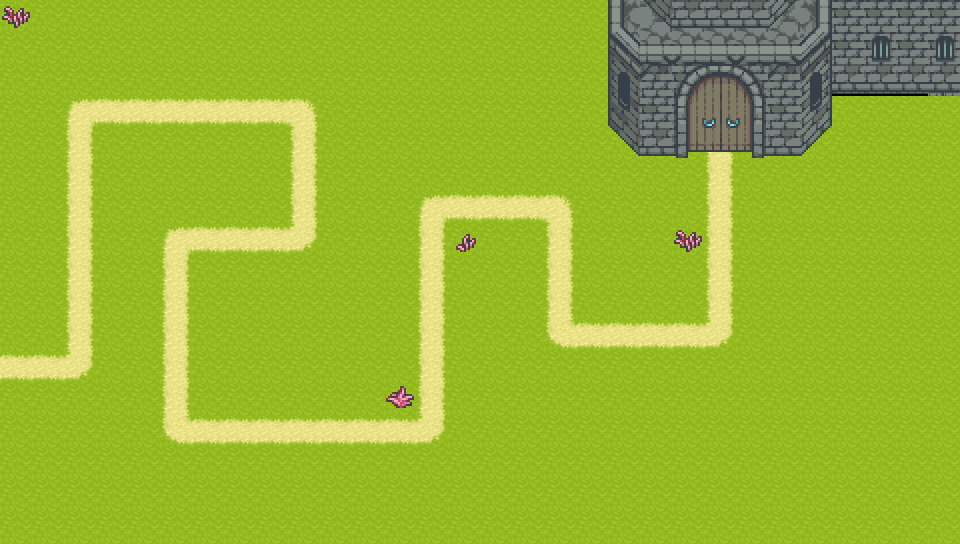

This is a level from a 2D game, rendered from its Tiled map with the project's own tilesets. A one-line summary and the complete map file follow:
An orthogonal 30x17 tile map with 32x32 px tiles, 5 tile layers (Tile Layer 4, Tile Layer 2, Tile Layer 3, Tile Layer 1, ...), 6 tilesets.

<map version="1.4" tiledversion="1.4.3" orientation="orthogonal" renderorder="right-down" width="30" height="17" tilewidth="32" tileheight="32" infinite="0" nextlayerid="6" nextobjectid="1">
 <tileset firstgid="1" source="../[A]Grass1-Grass2_pipo.tsx" />
 <tileset firstgid="49" source="../tf_dd_B_1.tsx" />
 <tileset firstgid="113" source="../tf_dd_B_2.tsx" />
 <tileset firstgid="369" source="../tf_dd_B_3.tsx" />
 <tileset firstgid="945" source="../[A]Grass1-Dirt3_pipo.tsx" />
 <tileset firstgid="993" source="../[A]Grass1_pipo.tsx" />
 <layer id="4" name="Tile Layer 4" width="30" height="17">
  <data encoding="csv">
0,0,0,0,0,0,0,0,0,0,0,0,0,0,0,0,0,0,0,0,0,0,0,0,0,0,0,0,0,0,
0,0,0,0,0,0,0,0,0,0,0,0,0,0,0,0,0,0,0,0,0,0,0,0,0,0,0,0,0,0,
0,0,0,0,0,0,0,0,0,0,0,0,0,0,0,0,0,0,0,0,0,0,0,0,0,0,0,0,0,0,
0,0,0,0,0,0,0,0,0,0,0,0,0,0,0,0,0,0,0,0,0,0,0,0,0,0,0,0,0,0,
0,0,0,0,0,0,0,0,0,0,0,0,0,0,0,0,0,0,0,0,0,0,0,0,0,0,0,0,0,0,
0,0,0,0,0,0,0,0,0,0,0,0,0,0,0,0,0,0,0,0,0,0,0,0,0,0,0,0,0,0,
0,0,0,0,0,0,0,0,0,0,0,0,0,0,0,0,0,0,0,0,0,0,0,0,0,0,0,0,0,0,
0,0,0,0,0,0,0,0,0,0,0,0,0,0,0,0,0,0,0,0,0,0,0,0,0,0,0,0,0,0,
0,0,0,0,0,0,0,0,0,0,0,0,0,0,0,0,0,0,0,0,0,0,0,0,0,0,0,0,0,0,
0,0,0,0,0,0,0,0,0,0,0,0,0,0,0,0,0,0,0,0,0,0,0,0,0,0,0,0,0,0,
0,0,0,0,0,0,0,0,0,0,0,0,0,0,0,0,0,0,0,0,0,0,0,0,0,0,0,0,0,0,
0,0,0,0,0,0,0,0,0,0,0,0,0,0,0,0,0,0,0,0,0,0,0,0,0,0,0,0,0,0,
0,0,0,0,0,0,0,0,0,0,0,0,0,0,0,0,0,0,0,0,0,0,0,0,0,0,0,0,0,0,
0,0,0,0,0,0,0,0,0,0,0,0,0,0,0,0,0,0,0,0,0,0,0,0,0,0,0,0,0,0,
0,0,0,0,0,0,0,0,0,0,0,0,0,0,0,0,0,0,0,0,0,0,0,0,0,0,0,0,0,0,
0,0,0,0,0,0,0,0,0,0,0,0,0,0,0,0,0,0,0,0,0,0,0,0,0,0,0,0,0,0,
0,0,0,0,0,0,0,0,0,0,0,0,0,0,0,0,0,0,0,0,0,0,0,0,0,0,0,0,0,0
</data>
 </layer>
 <layer id="2" name="Tile Layer 2" width="30" height="17">
  <data encoding="csv">
0,0,0,0,0,0,0,0,0,0,0,0,0,0,0,0,0,0,15,0,480,480,480,480,480,15,15,0,0,0,
0,0,0,0,0,0,0,0,0,0,0,0,0,0,0,0,0,0,15,15,15,0,0,0,15,15,15,0,0,0,
0,0,0,0,0,0,0,0,0,0,0,0,0,0,0,0,0,15,15,15,0,0,0,15,15,15,0,0,0,0,
0,0,0,0,0,0,0,0,0,0,0,0,0,0,0,0,0,15,15,15,15,15,15,15,15,15,0,0,0,0,
0,0,0,0,0,0,0,0,0,0,0,0,0,0,0,0,0,15,15,15,15,15,15,15,15,15,0,0,0,0,
0,0,0,0,0,0,0,0,0,0,0,0,0,0,0,0,0,0,15,15,15,15,15,15,15,0,0,0,0,0,
0,0,0,0,0,0,0,0,0,0,0,0,0,0,0,0,0,0,15,0,0,15,15,0,15,0,0,0,0,0,
0,0,0,0,0,0,0,0,0,0,0,0,0,0,0,0,0,0,15,0,0,15,15,959,15,0,0,0,15,15,
0,0,0,0,0,0,0,0,0,0,0,0,0,0,0,0,0,0,0,15,15,959,959,959,15,15,15,15,0,0,
0,0,0,0,0,0,0,0,0,0,0,0,0,0,0,0,0,0,0,15,15,959,959,15,15,15,0,0,0,0,
0,0,0,0,0,0,0,0,0,0,0,0,0,0,0,0,0,0,0,0,0,0,0,0,0,0,0,0,0,0,
0,0,0,0,0,0,0,0,0,0,0,0,0,0,0,0,0,0,0,0,0,0,0,0,0,0,0,0,0,0,
0,0,0,0,0,0,0,0,0,0,0,0,0,0,0,0,0,0,0,0,0,0,0,0,0,0,0,0,0,0,
0,0,0,0,0,0,0,0,0,0,0,0,0,0,0,0,0,0,0,0,0,0,0,0,0,0,0,0,0,0,
0,0,0,0,0,0,0,0,0,0,0,0,0,0,0,0,0,0,0,0,0,0,0,0,0,0,0,0,0,0,
0,0,0,0,0,0,0,0,0,0,0,0,0,0,0,0,0,0,0,0,0,0,0,0,0,0,0,0,0,0,
0,0,0,0,0,0,0,0,0,0,0,0,0,0,0,0,0,0,0,0,0,0,0,0,0,0,0,0,0,0
</data>
 </layer>
 <layer id="3" name="Tile Layer 3" width="30" height="17">
  <data encoding="csv">
0,0,0,0,0,0,0,0,0,0,0,0,0,0,0,0,0,0,0,0,0,0,0,0,0,0,0,0,0,0,
0,0,0,0,0,0,0,0,0,0,0,0,0,0,0,0,0,0,0,0,0,0,0,0,0,0,0,0,0,0,
0,0,0,0,0,0,0,0,0,0,0,0,0,0,0,0,0,0,0,0,0,0,0,0,0,0,0,0,0,0,
0,0,0,0,0,0,0,0,0,0,0,0,0,0,0,0,0,0,0,1007,0,0,0,0,0,0,0,0,0,0,
0,0,0,0,0,0,0,0,0,0,0,0,0,0,0,0,0,0,0,1007,1007,1007,957,1007,1007,1007,0,0,0,0,
0,0,0,0,0,0,0,0,0,0,0,0,0,0,0,0,0,0,0,0,0,15,959,15,0,0,0,0,212,0,
0,0,0,0,0,0,0,0,0,0,0,0,0,0,0,0,0,0,0,0,0,15,959,15,0,0,0,0,0,0,
0,0,0,0,0,0,0,0,0,0,0,0,0,0,0,0,0,0,0,0,0,15,959,15,0,0,0,0,0,0,
0,0,0,0,0,0,0,0,0,0,0,0,0,0,0,0,0,0,0,0,0,958,959,960,0,0,0,0,0,0,
0,0,0,0,0,0,0,0,0,0,0,0,0,0,0,0,0,0,0,0,0,0,959,0,0,0,0,0,0,0,
0,0,0,0,0,0,0,0,0,0,0,0,0,0,0,0,0,0,0,0,0,0,959,0,0,0,0,0,0,0,
0,0,0,0,0,0,0,0,0,0,0,0,0,0,0,0,0,0,0,0,0,0,1007,1007,0,0,0,0,0,0,
0,0,0,0,0,0,0,0,0,0,0,0,0,0,0,0,0,0,0,0,0,0,1007,1007,1007,0,0,0,0,0,
0,0,0,0,0,0,0,0,0,0,0,0,0,0,0,0,0,0,0,0,0,0,0,0,0,0,0,0,0,0,
0,0,0,0,0,0,0,0,0,0,0,0,0,0,0,0,0,0,0,0,0,0,0,0,0,0,0,0,0,0,
0,0,0,0,0,0,0,0,0,0,0,0,0,0,0,0,0,0,0,0,0,0,0,0,0,0,0,0,0,0,
0,0,0,0,0,0,0,0,0,0,0,0,0,0,0,0,0,0,0,0,0,0,0,0,0,0,0,0,0,0
</data>
 </layer>
 <layer id="1" name="Tile Layer 1" width="30" height="17">
  <data encoding="csv">
1007,1007,1007,1007,1007,1007,1007,1007,1007,1007,1007,1007,1007,1007,1007,1007,1007,1007,1007,186,267,268,269,269,270,191,105,105,105,98,
1007,1007,1007,1007,1007,1007,1007,1007,1007,1007,1007,1007,1007,1007,1007,1007,1007,1007,1007,219,220,220,220,220,220,222,105,296,105,98,
1007,1007,1007,1007,1007,1007,1007,1007,1007,1007,1007,1007,1007,1007,1007,1007,1007,1007,1007,235,236,332,333,334,236,238,105,105,105,98,
1007,1007,953,947,947,947,947,947,947,954,1007,1007,1007,1007,1007,1007,1007,1007,1007,251,252,348,349,350,252,254,1007,1007,1007,1007,
1007,1007,957,1007,1007,1007,1007,1007,1007,957,1007,1007,1007,1007,1007,1007,1007,1007,1007,267,268,364,365,366,268,270,1007,1007,1007,1007,
1007,1007,957,1007,1007,1007,1007,1007,1007,957,1007,1007,1007,1007,1007,1007,1007,1007,1007,1007,1007,1007,957,1007,1007,1007,1007,1007,1007,1007,
1007,1007,957,1007,1007,1007,1007,1007,1007,957,1007,1007,1007,953,947,947,947,954,1007,1007,1007,1007,957,1007,1007,1007,1007,1007,1007,1007,
1007,1007,957,1007,1007,953,947,947,947,962,1007,1007,1007,957,1007,1007,1007,957,1007,1007,1007,1007,957,1007,1007,1007,1007,1007,1007,1007,
1007,1007,957,1007,1007,957,1007,1007,1007,1007,1007,1007,1007,957,1007,1007,1007,957,1007,1007,1007,1007,957,1007,1007,1007,1007,1007,1007,1007,
1007,1007,957,1007,1007,957,1007,1007,1007,1007,1007,1007,1007,957,1007,1007,1007,957,1007,1007,1007,1007,957,1007,1007,1007,1007,1007,1007,1007,
1007,1007,957,1007,1007,957,1007,1007,1007,1007,1007,1007,1007,957,1007,1007,1007,961,947,947,947,947,962,1007,1007,1007,1007,1007,1007,1007,
947,947,962,1007,1007,957,1007,1007,1007,1007,1007,1007,1007,957,1007,1007,1007,1007,1007,1007,1007,1007,1007,1007,1007,1007,1007,1007,1007,1007,
1007,1007,1007,1007,1007,957,1007,1007,1007,1007,1007,1007,1007,957,1007,1007,1007,1007,1007,1007,1007,1007,1007,1007,1007,1007,1007,1007,1007,1007,
1007,1007,1007,1007,1007,961,947,947,947,947,947,947,947,962,1007,1007,1007,1007,1007,1007,1007,1007,1007,1007,1007,1007,1007,1007,1007,1007,
1007,1007,1007,1007,1007,1007,1007,1007,1007,1007,1007,1007,1007,1007,1007,1007,1007,1007,1007,1007,1007,1007,1007,1007,1007,1007,1007,1007,1007,1007,
1007,1007,1007,1007,1007,1007,1007,1007,1007,1007,1007,1007,1007,1007,1007,1007,1007,1007,1007,1007,1007,1007,1007,1007,1007,1007,1007,1007,1007,1007,
1007,1007,1007,1007,1007,1007,1007,1007,1007,1007,1007,1007,1007,1007,1007,1007,1007,1007,1007,1007,1007,1007,1007,1007,1007,1007,1007,1007,1007,1007
</data>
 </layer>
 <layer id="5" name="Tile Layer 5" width="30" height="17">
  <data encoding="csv">
146,0,0,0,0,0,0,0,0,0,0,0,0,0,0,0,0,0,0,0,0,0,0,0,0,0,252,252,252,252,
0,0,0,0,0,0,0,0,0,0,0,0,0,0,0,0,0,0,0,0,221,0,221,0,221,0,252,296,252,296,
0,0,0,0,0,0,0,0,0,0,0,0,0,0,0,0,0,0,0,153,0,0,0,0,0,160,268,268,268,268,
0,0,0,0,0,0,0,0,0,0,0,0,0,0,0,0,0,0,0,169,0,0,0,0,0,176,0,0,0,0,
0,0,0,0,0,0,0,0,0,0,0,0,0,0,0,0,0,0,0,0,0,0,0,0,0,0,0,0,0,0,
0,0,0,0,0,0,0,0,0,0,0,0,0,0,0,0,0,0,0,0,0,0,0,0,0,0,0,0,0,0,
0,0,0,0,0,0,0,0,0,0,0,0,0,0,0,0,0,0,0,0,0,0,0,0,0,0,0,0,0,0,
0,0,0,0,0,0,0,0,0,0,0,0,0,0,145,0,0,0,0,0,0,146,0,0,0,0,0,0,0,0,
0,0,0,0,0,0,0,0,0,0,0,0,0,0,0,0,0,0,0,0,0,0,0,0,0,0,0,0,0,0,
0,0,0,0,0,0,0,0,0,0,0,0,0,0,0,0,0,0,0,0,0,0,0,0,0,0,0,0,0,0,
0,0,0,0,0,0,0,0,0,0,0,0,0,0,0,0,0,0,0,0,0,0,0,0,0,0,0,0,0,0,
0,0,0,0,0,0,0,0,0,0,0,0,0,0,0,0,0,0,0,0,0,0,0,0,0,0,0,0,0,0,
0,0,0,0,0,0,0,0,0,0,0,0,148,0,0,0,0,0,0,0,0,0,0,0,0,0,0,0,0,0,
0,0,0,0,0,0,0,0,0,0,0,0,0,0,0,0,0,0,0,0,0,0,0,0,0,0,0,0,0,0,
0,0,0,0,0,0,0,0,0,0,0,0,0,0,0,0,0,0,0,0,0,0,0,0,0,0,0,0,0,0,
0,0,0,0,0,0,0,0,0,0,0,0,0,0,0,0,0,0,0,0,0,0,0,0,0,0,0,0,0,0,
0,0,0,0,0,0,0,0,0,0,0,0,0,0,0,0,0,0,0,0,0,0,0,0,0,0,0,0,0,0
</data>
 </layer>
</map>
